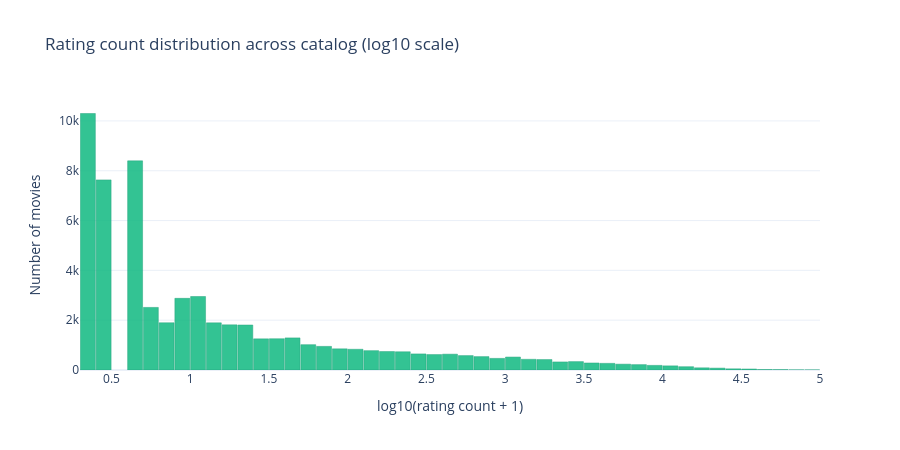

The notebook cell this image was saved under:
### Markdown cell above
## 8) Popularity distribution plot

Log-scale histogram of rating counts across all catalog movies.
This is the long-tail view of the catalog that motivates the popularity baseline:
a small fraction of movies receive the overwhelming majority of ratings.

### Code cell
counts = movie_frame['rating_count'].to_list()

fig_pop = go.Figure()
fig_pop.add_trace(go.Histogram(
    x=np.log10(np.array(counts) + 1),
    nbinsx=50,
    marker_color='#10b981',
    marker_line_color='#059669',
    marker_line_width=0.5,
    opacity=0.85,
    name='log10(rating_count)',
))
fig_pop.update_layout(
    title='Rating count distribution across catalog (log10 scale)',
    xaxis_title='log10(rating count + 1)',
    yaxis_title='Number of movies',
    height=450,
    template='plotly_white',
    bargap=0.05,
)
fig_pop.write_html(ARTIFACTS_DIR / 'week10_popularity_distribution.html')
fig_pop.write_image(ARTIFACTS_DIR / 'week10_popularity_distribution.png', scale=2)
fig_pop.show()

### Figure 1 — Plotly figure (JSON) as saved in the notebook; plotly's stock layout.template omitted (floating-point values rounded to 4 significant figures; data arrays with more than 128 entries replaced by an {"elided": "..."} marker saying what was removed)
{"data": [{"marker": {"color": "#10b981", "line": {"color": "#059669", "width": 0.5}}, "name": "log10(rating_count)", "nbinsx": 50, "opacity": 0.85, "type": "histogram", "x": {"elided": "59047 float values"}}], "layout": {"bargap": 0.05, "height": 450, "title": {"text": "Rating count distribution across catalog (log10 scale)"}, "xaxis": {"title": {"text": "log10(rating count + 1)"}}, "yaxis": {"title": {"text": "Number of movies"}}}}
